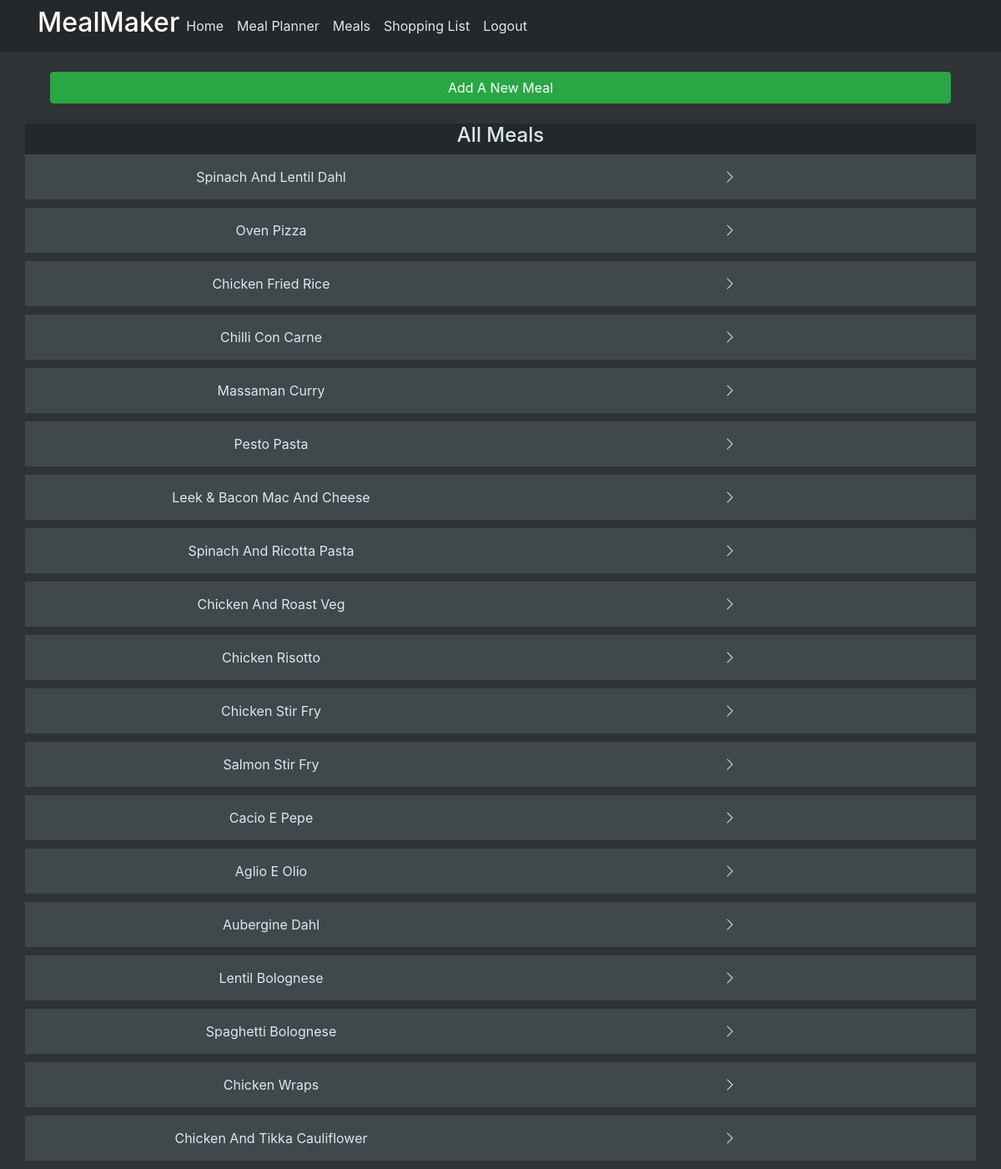
The page /meals (signed in) on the database its author committed.
### mealmaker/models.py (models this page shows)
class Meal(db.Model):
    id = db.Column(db.Integer, primary_key=True)
    date = db.Column(db.DateTime(timezone=True), default=func.now())
    name = db.Column(db.String(200), unique=True)
    portion = db.Column(db.Integer)
    prep_time_hour = db.Column(db.Integer)
    prep_time_min = db.Column(db.Integer)
    cook_time_hour = db.Column(db.Integer)
    cook_time_min = db.Column(db.Integer)
    diet_type = db.Column(db.String(20))
    health_type = db.Column(db.String(20))
    effort = db.Column(db.String(5))
    cost = db.Column(db.String(5))
    freezable = db.Column(db.String(5))
    num_ingredient = db.Column(db.Integer)
    time_to_go_off = db.Column(db.Integer)
    cal_per_portion = db.Column(db.Integer)
    protein_per_portion = db.Column(db.Integer)
    fat_per_portion = db.Column(db.Integer)
    carb_per_portion = db.Column(db.Integer)
    recipe = db.Column(db.Text)
    ingredients = db.relationship(
        "Ingredient", back_populates="meal_id", cascade="all, delete"
    )
    meal_plan = db.relationship("MealPlan", back_populates="meal_id")

### mealmaker/views.py (the view, shortened to what this page needs)
@views.route("/meals", methods=["GET", "POST"])
@login_required
def meals():
    form = NewMealForm()
    template_form = IngredientForm(prefix="ingredient-_-")
    meals = Meal.query.all()
    return render_template(
        "meals.html",
        user=current_user,
        form=form,
        meals=meals,
        legend="Add a new Meal",
        _template=template_form,
    )

### mealmaker/__init__.py (called while the page is built)
def create_app():
    app = Flask(__name__)
    app.config["SECRET_KEY"] = "hjshjhdjah kjshkjdhjs"
    app.config["SQLALCHEMY_DATABASE_URI"] = f"sqlite:///{DB_NAME}"
    app.config["SQLALCHEMY_TRACK_MODIFICATIONS"] = False
    db.init_app(app)
    from .views import views
    from .auth import auth
    app.register_blueprint(views, url_prefix="/")
    app.register_blueprint(auth, url_prefix="/")
    from .models import User, Meal, Ingredient, MealPlan
    create_database(app)
    login_manager = LoginManager()
    login_manager.login_view = "auth.login"
    login_manager.init_app(app)
    @login_manager.user_loader
    def load_user(id):
        return User.query.get(id)
    return app

### mealmaker/templates/meals.html (shortened to what this page needs)
{% extends "layout.html" %}
{% import "macro.html" as macros %}
{% block content%}
<br>
<div align="center" class="col"><button type="button" class="btn btn-success btn-block" data-toggle="modal"
        data-target=".bd-example-modal-lg">Add A New Meal</button></div>
<br>
<div class="row div-color-dark">
    <div class="div-parent-center">
        <h4>All Meals</h4>
    </div>
</div>
{% for meal in meals %}
<div class="row div-color-dim content-section-dim">
    <div class="col-6 text-center">{{meal.name.title()}} </div>
    <div class="col-6 text-center">
        <a style="color:rgb(0, 0, 0)" href="{{ url_for('views.meal', id=meal.id) }}">
            <i class="bi bi-chevron-right icon-white"></i>
        </a>
    </div>
</div>
{% endfor %}
{% endblock %}

### mealmaker/static/main.css (style rules this page uses)
body { background-color: #2e3335; color: #DBE9EE; }
.div-color-dark { background-color: #24282a; }
.div-color-dim { background-color: #40484b; }
.div-parent-center { width: 100%; text-align: center; }
.content-section-dim { padding: 15px 20px; background-color: #40484b; border-radius: 0px; margin-bottom: 10px; }
.icon-white { color: #DBE9EE; }

### rows shown on the page
Meal: name "Spinach And Lentil Dahl"
Meal: name "Oven Pizza"
Meal: name "Chicken Fried Rice"
Meal: name "Chilli Con Carne"
Meal: name "Massaman Curry"
Meal: name "Pesto Pasta"
Meal: name "Leek & Bacon Mac And Cheese"
Meal: name "Spinach And Ricotta Pasta"
Meal: name "Chicken And Roast Veg"
Meal: name "Chicken Risotto"
Meal: name "Chicken Stir Fry"
Meal: name "Salmon Stir Fry"
Meal: name "Cacio E Pepe"
Meal: name "Aglio E Olio"
Meal: name "Aubergine Dahl"
Meal: name "Lentil Bolognese"
Meal: name "Spaghetti Bolognese"
Meal: name "Chicken Wraps"
Meal: name "Chicken And Tikka Cauliflower"
